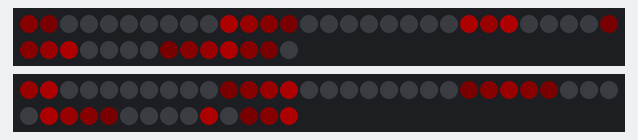
Bench run of a sketch on a simulated Arduino Uno, built with avr-gcc and run on an emulated ATmega328P. Shown: 2 × 44 RGB LEDs in strip order, left to right, continuing on the next row. Dim RGB values are drawn brighter than linear.

Above: at 0.19 s.
At 5.19 s:
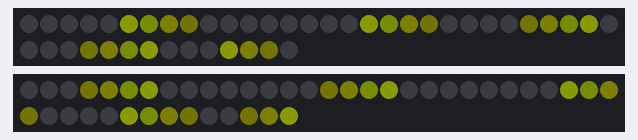
At 12.93 s:
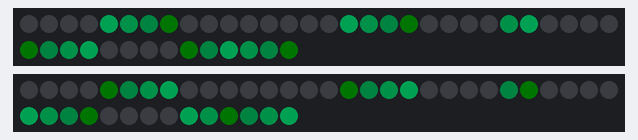
At 18.62 s:
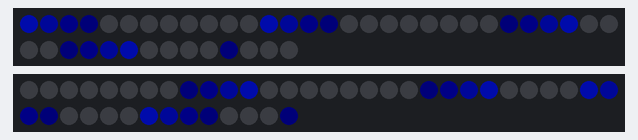
At 31.43 s:
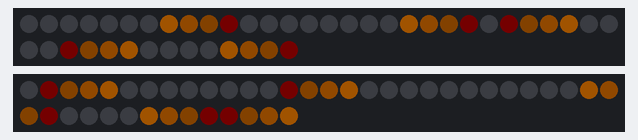
At 39.18 s:
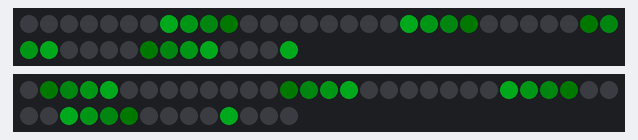

The sketch:

Rezz_Oct31_RAMOpt.ino
```cpp
#include <Adafruit_NeoPixel.h>
#include <elapsedMillis.h>
#ifdef __AVR__
  #include <avr/power.h>
#endif

#define PINLEFT 1
#define PINRIGHT 2

#define OUTSIDE_START 0
#define OUTSIDE_END 23
#define MIDDLE_START 24
#define MIDDLE_END 39
#define INNER_START 40
#define INNER_END 43
#define NUM_PIXELS 44

//AFT defines

#define OUTER_DELAY 50
#define MIDDLE_DELAY 100
#define INNER_DELAY 200
#define COLOR_DELAY 100

#define REZZ_ANIMATION_STEPS 23

int animationposoutside = 0;
int animationposinner = 0;
int animationposmiddle = 0;
int animationcolor = 0;

uint16_t q =0;
elapsedMillis timeElapsedout;
elapsedMillis timeElapsedmiddle;
elapsedMillis timeElapsedinner;
elapsedMillis timeElapsedcolor;

uint32_t leftREZZOutarray[OUTSIDE_END+REZZ_ANIMATION_STEPS+2];
uint32_t leftREZZMiddlearry[REZZ_ANIMATION_STEPS+MIDDLE_END-MIDDLE_START+2];
uint32_t leftREZZCenterarry[INNER_END-INNER_START+2];

// Parameter 1 = number of pixels in strip
// Parameter 2 = Arduino pin number (most are valid)
// Parameter 3 = pixel type flags, add together as needed:
//   NEO_KHZ800  800 KHz bitstream (most NeoPixel products w/WS2812 LEDs)
//   NEO_KHZ400  400 KHz (classic 'v1' (not v2) FLORA pixels, WS2811 drivers)
//   NEO_GRB     Pixels are wired for GRB bitstream (most NeoPixel products)
//   NEO_RGB     Pixels are wired for RGB bitstream (v1 FLORA pixels, not v2)
//   NEO_RGBW    Pixels are wired for RGBW bitstream (NeoPixel RGBW products)
Adafruit_NeoPixel left = Adafruit_NeoPixel(44, PINLEFT, NEO_GRB + NEO_KHZ800);
Adafruit_NeoPixel right = Adafruit_NeoPixel(44, PINRIGHT, NEO_GRB + NEO_KHZ800);
// IMPORTANT: To reduce NeoPixel burnout risk, add 1000 uF capacitor across
// pixel power leads, add 300 - 500 Ohm resistor on first pixel's data input
// and minimize distance between Arduino and first pixel.  Avoid connecting
// on a live circuit...if you must, connect GND first.

void setup() {
  left.begin();
  right.begin();
  left.show(); // Initialize all pixels to 'off'
  right.show();
}

void loop() {
  // Some example procedures showing how to display to the pixels:

  //WORKING
 //colorWipe(left.Color(255, 0, 0), 20); // Red
 //colorWipe(left.Color(0, 255, 0), 20); // Green
 //colorWipe(left.Color(0, 0, 255), 20); // Blue
left.setBrightness(50);
right.setBrightness(50);

 trueREZZ();

// displayREZZ(200);

}


void trueREZZ(){


byte OutPattern[80] = {16,8,3,1,0,0,0,0,
                          0,0,0,0,16,8,3,1,
                          0,0,0,0,0,0,0,0,
                          16,8,3,1,0,0,0,0,
                          0,0,0,0,16,8,3,1,
                          0,0,0,0,0,0,0,0,
                          16,8,3,1,0,0,0,0,
                          0,0,0,0,16,8,3,1,
                          0,0,0,0,0,0,0,0,
                          16,8,3,1,0,0,0,0,};


byte MidPattern[80] = {16,8,3,1,0,0,0,0,
                      16,8,3,1,0,0,0,0,
                      16,8,3,1,0,0,0,0,
                      16,8,3,1,0,0,0,0,
                      16,8,3,1,0,0,0,0,
                      16,8,3,1,0,0,0,0,
                      16,8,3,1,0,0,0,0,
                      16,8,3,1,0,0,0,0,
                      16,8,3,1,0,0,0,0,
                      16,8,3,1,0,0,0,0,};

byte CenPattern[28] = {16,3,1,0,16,3,1,0,16,3,1,0,16,3,1,0,16,3,1,0,16,3,1,0,16,3,1,0};


while(true){

//calculate animiation position for outer ring
    if (timeElapsedout > OUTER_DELAY)
  {
          timeElapsedout = 0;  // reset the counter to 0 so the counting starts over...
          animationposoutside++;
                if(animationposoutside > REZZ_ANIMATION_STEPS){
                animationposoutside = 0;
                timeElapsedout = 0;
                };
        };
//calculate animiation position for middle ring
    if (timeElapsedmiddle > MIDDLE_DELAY)
  {
    timeElapsedmiddle = 0;       // reset the counter to 0 so the counting starts over...
          animationposmiddle++;
                if(animationposmiddle > REZZ_ANIMATION_STEPS){
                animationposmiddle = 0;
                timeElapsedmiddle = 0;
                };
        };
//calculate animiation position for center ring
    if (timeElapsedinner > INNER_DELAY)
  {
    timeElapsedinner = 0;      // reset the counter to 0 so the counting starts over...
          animationposinner++;
                if(animationposinner > REZZ_ANIMATION_STEPS){
                animationposinner = 0;
                timeElapsedinner = 0;
                };
        };

//calculate color steps
        if (timeElapsedcolor > COLOR_DELAY)
  {
          timeElapsedcolor = 0;  // reset the counter to 0 so the counting starts over...
          animationcolor++;
                if(animationcolor > 254){
                animationcolor = 0;
                timeElapsedcolor = 0;
                };
        };

 //update colors for outer ring
for(uint16_t j=0; j<(OUTSIDE_END+REZZ_ANIMATION_STEPS+2); j++){
leftREZZOutarray[j] = Wheel2(animationcolor, OutPattern[j]);
};

//update colors for middle ring
for(uint16_t j=0; j<(REZZ_ANIMATION_STEPS+MIDDLE_END-MIDDLE_START+2); j++){
leftREZZMiddlearry[j] = Wheel2(animationcolor, MidPattern[j]);
};

//update colors for inner ring
for(uint16_t j=0; j<(INNER_END-INNER_START+2); j++){
leftREZZCenterarry[j] = Wheel2(animationcolor, CenPattern[j]);
};

//update pixles for outer ring
          for(uint16_t j=0; j<=OUTSIDE_END; ++j) {
          left.setPixelColor(j, leftREZZOutarray[animationposoutside+j]);
          right.setPixelColor(getRight(j), leftREZZOutarray[animationposoutside+j]);
          };
 //update pixles for middle ring

          for(uint16_t j=0; j<=MIDDLE_END-MIDDLE_START; ++j) {
          right.setPixelColor(j+MIDDLE_START, leftREZZMiddlearry[animationposmiddle+j]);
          left.setPixelColor(getRight(j+MIDDLE_START), leftREZZMiddlearry[animationposmiddle+j]);
          };
 //update pixles for center ring
          for(uint16_t j=0; j<=INNER_END-INNER_START; ++j) {
          left.setPixelColor(j+INNER_START, leftREZZCenterarry[animationposinner+j]);
          right.setPixelColor(getRight(j+INNER_START), leftREZZCenterarry[animationposinner+j]);
          };


 //write pixles for both sides
    left.show();
    right.show();
};
};


uint16_t getRight(uint16_t left) {
  if (left <= OUTSIDE_END) {
    return OUTSIDE_END-left;
  } else if (left <= MIDDLE_END) {
    return (MIDDLE_END-left)+MIDDLE_START;
  } else {
    return (INNER_END-left)+INNER_START;
  }
}

uint32_t Wheel2(float WheelPos, byte scale) {
  WheelPos = 255 - WheelPos;
  if(WheelPos < 85) {
    return left.Color(((255 - WheelPos * 3)*scale)/16, 0, ((WheelPos * 3)*scale)/16);
  }
  if(WheelPos < 170) {
    WheelPos -= 85;
    return left.Color(0, ((WheelPos * 3)*scale)/16, ((255 - WheelPos * 3)*scale)/16);
  }
  WheelPos -= 170;
  return left.Color(((WheelPos * 3)*scale)/16, ((255 - WheelPos * 3)*scale)/16, 0);
}
```
